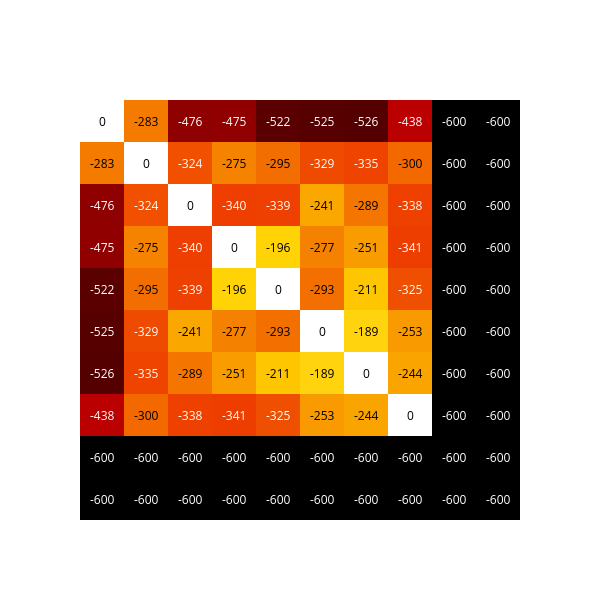

The code cell stored with this chart in its notebook:
### Code cell
print('Number of traces in analysis: ', pwds_long.shape[0])
pwds_mean=np.clip(np.round(-np.nanmedian(pwds_long, axis=0),0).astype(int),-600,0)

import plotly.figure_factory as ff
fig = ff.create_annotated_heatmap(pwds_mean,colorscale='hot')
fig.update_layout(
    width = 600,
    height = 600,
    yaxis_autorange="reversed"
)
fig.show()

### Figure 1 — Plotly figure (JSON) as saved in the notebook; plotly's stock layout.template omitted (floating-point values rounded to 4 significant figures)
{"data": [{"colorscale": [[0, "rgb(0, 0, 0)"], [0.3333, "rgb(230,0,0)"], [0.6667, "rgb(255,210,0)"], [1, "rgb(255,255,255)"]], "reversescale": false, "showscale": false, "type": "heatmap", "z": [[0, -283, -476, -475, -522, -525, -526, -438, -600, -600], [-283, 0, -324, -275, -295, -329, -335, -300, -600, -600], [-476, -324, 0, -340, -339, -241, -289, -338, -600, -600], [-475, -275, -340, 0, -196, -277, -251, -341, -600, -600], [-522, -295, -339, -196, 0, -293, -211, -325, -600, -600], [-525, -329, -241, -277, -293, 0, -189, -253, -600, -600], [-526, -335, -289, -251, -211, -189, 0, -244, -600, -600], [-438, -300, -338, -341, -325, -253, -244, 0, -600, -600], [-600, -600, -600, -600, -600, -600, -600, -600, -600, -600], [-600, -600, -600, -600, -600, -600, -600, -600, -600, -600]]}], "layout": {"annotations": [{"font": {"color": "#000000"}, "showarrow": false, "text": "0", "x": 0, "xref": "x", "y": 0, "yref": "y"}, {"font": {"color": "#000000"}, "showarrow": false, "text": "-283", "x": 1, "xref": "x", "y": 0, "yref": "y"}, {"font": {"color": "#FFFFFF"}, "showarrow": false, "text": "-476", "x": 2, "xref": "x", "y": 0, "yref": "y"}, {"font": {"color": "#FFFFFF"}, "showarrow": false, "text": "-475", "x": 3, "xref": "x", "y": 0, "yref": "y"}, {"font": {"color": "#FFFFFF"}, "showarrow": false, "text": "-522", "x": 4, "xref": "x", "y": 0, "yref": "y"}, {"font": {"color": "#FFFFFF"}, "showarrow": false, "text": "-525", "x": 5, "xref": "x", "y": 0, "yref": "y"}, {"font": {"color": "#FFFFFF"}, "showarrow": false, "text": "-526", "x": 6, "xref": "x", "y": 0, "yref": "y"}, {"font": {"color": "#FFFFFF"}, "showarrow": false, "text": "-438", "x": 7, "xref": "x", "y": 0, "yref": "y"}, {"font": {"color": "#FFFFFF"}, "showarrow": false, "text": "-600", "x": 8, "xref": "x", "y": 0, "yref": "y"}, {"font": {"color": "#FFFFFF"}, "showarrow": false, "text": "-600", "x": 9, "xref": "x", "y": 0, "yref": "y"}, {"font": {"color": "#000000"}, "showarrow": false, "text": "-283", "x": 0, "xref": "x", "y": 1, "yref": "y"}, {"font": {"color": "#000000"}, "showarrow": false, "text": "0", "x": 1, "xref": "x", "y": 1, "yref": "y"}, {"font": {"color": "#FFFFFF"}, "showarrow": false, "text": "-324", "x": 2, "xref": "x", "y": 1, "yref": "y"}, {"font": {"color": "#000000"}, "showarrow": false, "text": "-275", "x": 3, "xref": "x", "y": 1, "yref": "y"}, {"font": {"color": "#000000"}, "showarrow": false, "text": "-295", "x": 4, "xref": "x", "y": 1, "yref": "y"}, {"font": {"color": "#FFFFFF"}, "showarrow": false, "text": "-329", "x": 5, "xref": "x", "y": 1, "yref": "y"}, {"font": {"color": "#FFFFFF"}, "showarrow": false, "text": "-335", "x": 6, "xref": "x", "y": 1, "yref": "y"}, {"font": {"color": "#000000"}, "showarrow": false, "text": "-300", "x": 7, "xref": "x", "y": 1, "yref": "y"}, {"font": {"color": "#FFFFFF"}, "showarrow": false, "text": "-600", "x": 8, "xref": "x", "y": 1, "yref": "y"}, {"font": {"color": "#FFFFFF"}, "showarrow": false, "text": "-600", "x": 9, "xref": "x", "y": 1, "yref": "y"}, {"font": {"color": "#FFFFFF"}, "showarrow": false, "text": "-476", "x": 0, "xref": "x", "y": 2, "yref": "y"}, {"font": {"color": "#FFFFFF"}, "showarrow": false, "text": "-324", "x": 1, "xref": "x", "y": 2, "yref": "y"}, {"font": {"color": "#000000"}, "showarrow": false, "text": "0", "x": 2, "xref": "x", "y": 2, "yref": "y"}, {"font": {"color": "#FFFFFF"}, "showarrow": false, "text": "-340", "x": 3, "xref": "x", "y": 2, "yref": "y"}, {"font": {"color": "#FFFFFF"}, "showarrow": false, "text": "-339", "x": 4, "xref": "x", "y": 2, "yref": "y"}, {"font": {"color": "#000000"}, "showarrow": false, "text": "-241", "x": 5, "xref": "x", "y": 2, "yref": "y"}, {"font": {"color": "#000000"}, "showarrow": false, "text": "-289", "x": 6, "xref": "x", "y": 2, "yref": "y"}, {"font": {"color": "#FFFFFF"}, "showarrow": false, "text": "-338", "x": 7, "xref": "x", "y": 2, "yref": "y"}, {"font": {"color": "#FFFFFF"}, "showarrow": false, "text": "-600", "x": 8, "xref": "x", "y": 2, "yref": "y"}, {"font": {"color": "#FFFFFF"}, "showarrow": false, "text": "-600", "x": 9, "xref": "x", "y": 2, "yref": "y"}, {"font": {"color": "#FFFFFF"}, "showarrow": false, "text": "-475", "x": 0, "xref": "x", "y": 3, "yref": "y"}, {"font": {"color": "#000000"}, "showarrow": false, "text": "-275", "x": 1, "xref": "x", "y": 3, "yref": "y"}, {"font": {"color": "#FFFFFF"}, "showarrow": false, "text": "-340", "x": 2, "xref": "x", "y": 3, "yref": "y"}, {"font": {"color": "#000000"}, "showarrow": false, "text": "0", "x": 3, "xref": "x", "y": 3, "yref": "y"}, {"font": {"color": "#000000"}, "showarrow": false, "text": "-196", "x": 4, "xref": "x", "y": 3, "yref": "y"}, {"font": {"color": "#000000"}, "showarrow": false, "text": "-277", "x": 5, "xref": "x", "y": 3, "yref": "y"}, {"font": {"color": "#000000"}, "showarrow": false, "text": "-251", "x": 6, "xref": "x", "y": 3, "yref": "y"}, {"font": {"color": "#FFFFFF"}, "showarrow": false, "text": "-341", "x": 7, "xref": "x", "y": 3, "yref": "y"}, {"font": {"color": "#FFFFFF"}, "showarrow": false, "text": "-600", "x": 8, "xref": "x", "y": 3, "yref": "y"}, {"font": {"color": "#FFFFFF"}, "showarrow": false, "text": "-600", "x": 9, "xref": "x", "y": 3, "yref": "y"}, {"font": {"color": "#FFFFFF"}, "showarrow": false, "text": "-522", "x": 0, "xref": "x", "y": 4, "yref": "y"}, {"font": {"color": "#000000"}, "showarrow": false, "text": "-295", "x": 1, "xref": "x", "y": 4, "yref": "y"}, {"font": {"color": "#FFFFFF"}, "showarrow": false, "text": "-339", "x": 2, "xref": "x", "y": 4, "yref": "y"}, {"font": {"color": "#000000"}, "showarrow": false, "text": "-196", "x": 3, "xref": "x", "y": 4, "yref": "y"}, {"font": {"color": "#000000"}, "showarrow": false, "text": "0", "x": 4, "xref": "x", "y": 4, "yref": "y"}, {"font": {"color": "#000000"}, "showarrow": false, "text": "-293", "x": 5, "xref": "x", "y": 4, "yref": "y"}, {"font": {"color": "#000000"}, "showarrow": false, "text": "-211", "x": 6, "xref": "x", "y": 4, "yref": "y"}, {"font": {"color": "#FFFFFF"}, "showarrow": false, "text": "-325", "x": 7, "xref": "x", "y": 4, "yref": "y"}, {"font": {"color": "#FFFFFF"}, "showarrow": false, "text": "-600", "x": 8, "xref": "x", "y": 4, "yref": "y"}, {"font": {"color": "#FFFFFF"}, "showarrow": false, "text": "-600", "x": 9, "xref": "x", "y": 4, "yref": "y"}, {"font": {"color": "#FFFFFF"}, "showarrow": false, "text": "-525", "x": 0, "xref": "x", "y": 5, "yref": "y"}, {"font": {"color": "#FFFFFF"}, "showarrow": false, "text": "-329", "x": 1, "xref": "x", "y": 5, "yref": "y"}, {"font": {"color": "#000000"}, "showarrow": false, "text": "-241", "x": 2, "xref": "x", "y": 5, "yref": "y"}, {"font": {"color": "#000000"}, "showarrow": false, "text": "-277", "x": 3, "xref": "x", "y": 5, "yref": "y"}, {"font": {"color": "#000000"}, "showarrow": false, "text": "-293", "x": 4, "xref": "x", "y": 5, "yref": "y"}, {"font": {"color": "#000000"}, "showarrow": false, "text": "0", "x": 5, "xref": "x", "y": 5, "yref": "y"}, {"font": {"color": "#000000"}, "showarrow": false, "text": "-189", "x": 6, "xref": "x", "y": 5, "yref": "y"}, {"font": {"color": "#000000"}, "showarrow": false, "text": "-253", "x": 7, "xref": "x", "y": 5, "yref": "y"}, {"font": {"color": "#FFFFFF"}, "showarrow": false, "text": "-600", "x": 8, "xref": "x", "y": 5, "yref": "y"}, {"font": {"color": "#FFFFFF"}, "showarrow": false, "text": "-600", "x": 9, "xref": "x", "y": 5, "yref": "y"}, {"font": {"color": "#FFFFFF"}, "showarrow": false, "text": "-526", "x": 0, "xref": "x", "y": 6, "yref": "y"}, {"font": {"color": "#FFFFFF"}, "showarrow": false, "text": "-335", "x": 1, "xref": "x", "y": 6, "yref": "y"}, {"font": {"color": "#000000"}, "showarrow": false, "text": "-289", "x": 2, "xref": "x", "y": 6, "yref": "y"}, {"font": {"color": "#000000"}, "showarrow": false, "text": "-251", "x": 3, "xref": "x", "y": 6, "yref": "y"}, {"font": {"color": "#000000"}, "showarrow": false, "text": "-211", "x": 4, "xref": "x", "y": 6, "yref": "y"}, {"font": {"color": "#000000"}, "showarrow": false, "text": "-189", "x": 5, "xref": "x", "y": 6, "yref": "y"}, {"font": {"color": "#000000"}, "showarrow": false, "text": "0", "x": 6, "xref": "x", "y": 6, "yref": "y"}, {"font": {"color": "#000000"}, "showarrow": false, "text": "-244", "x": 7, "xref": "x", "y": 6, "yref": "y"}, {"font": {"color": "#FFFFFF"}, "showarrow": false, "text": "-600", "x": 8, "xref": "x", "y": 6, "yref": "y"}, {"font": {"color": "#FFFFFF"}, "showarrow": false, "text": "-600", "x": 9, "xref": "x", "y": 6, "yref": "y"}, {"font": {"color": "#FFFFFF"}, "showarrow": false, "text": "-438", "x": 0, "xref": "x", "y": 7, "yref": "y"}, {"font": {"color": "#000000"}, "showarrow": false, "text": "-300", "x": 1, "xref": "x", "y": 7, "yref": "y"}, {"font": {"color": "#FFFFFF"}, "showarrow": false, "text": "-338", "x": 2, "xref": "x", "y": 7, "yref": "y"}, {"font": {"color": "#FFFFFF"}, "showarrow": false, "text": "-341", "x": 3, "xref": "x", "y": 7, "yref": "y"}, {"font": {"color": "#FFFFFF"}, "showarrow": false, "text": "-325", "x": 4, "xref": "x", "y": 7, "yref": "y"}, {"font": {"color": "#000000"}, "showarrow": false, "text": "-253", "x": 5, "xref": "x", "y": 7, "yref": "y"}, {"font": {"color": "#000000"}, "showarrow": false, "text": "-244", "x": 6, "xref": "x", "y": 7, "yref": "y"}, {"font": {"color": "#000000"}, "showarrow": false, "text": "0", "x": 7, "xref": "x", "y": 7, "yref": "y"}, {"font": {"color": "#FFFFFF"}, "showarrow": false, "text": "-600", "x": 8, "xref": "x", "y": 7, "yref": "y"}, {"font": {"color": "#FFFFFF"}, "showarrow": false, "text": "-600", "x": 9, "xref": "x", "y": 7, "yref": "y"}, {"font": {"color": "#FFFFFF"}, "showarrow": false, "text": "-600", "x": 0, "xref": "x", "y": 8, "yref": "y"}, {"font": {"color": "#FFFFFF"}, "showarrow": false, "text": "-600", "x": 1, "xref": "x", "y": 8, "yref": "y"}, {"font": {"color": "#FFFFFF"}, "showarrow": false, "text": "-600", "x": 2, "xref": "x", "y": 8, "yref": "y"}, {"font": {"color": "#FFFFFF"}, "showarrow": false, "text": "-600", "x": 3, "xref": "x", "y": 8, "yref": "y"}, {"font": {"color": "#FFFFFF"}, "showarrow": false, "text": "-600", "x": 4, "xref": "x", "y": 8, "yref": "y"}, {"font": {"color": "#FFFFFF"}, "showarrow": false, "text": "-600", "x": 5, "xref": "x", "y": 8, "yref": "y"}, {"font": {"color": "#FFFFFF"}, "showarrow": false, "text": "-600", "x": 6, "xref": "x", "y": 8, "yref": "y"}, {"font": {"color": "#FFFFFF"}, "showarrow": false, "text": "-600", "x": 7, "xref": "x", "y": 8, "yref": "y"}, {"font": {"color": "#FFFFFF"}, "showarrow": false, "text": "-600", "x": 8, "xref": "x", "y": 8, "yref": "y"}, {"font": {"color": "#FFFFFF"}, "showarrow": false, "text": "-600", "x": 9, "xref": "x", "y": 8, "yref": "y"}, {"font": {"color": "#FFFFFF"}, "showarrow": false, "text": "-600", "x": 0, "xref": "x", "y": 9, "yref": "y"}, {"font": {"color": "#FFFFFF"}, "showarrow": false, "text": "-600", "x": 1, "xref": "x", "y": 9, "yref": "y"}, {"font": {"color": "#FFFFFF"}, "showarrow": false, "text": "-600", "x": 2, "xref": "x", "y": 9, "yref": "y"}, {"font": {"color": "#FFFFFF"}, "showarrow": false, "text": "-600", "x": 3, "xref": "x", "y": 9, "yref": "y"}, {"font": {"color": "#FFFFFF"}, "showarrow": false, "text": "-600", "x": 4, "xref": "x", "y": 9, "yref": "y"}, {"font": {"color": "#FFFFFF"}, "showarrow": false, "text": "-600", "x": 5, "xref": "x", "y": 9, "yref": "y"}, {"font": {"color": "#FFFFFF"}, "showarrow": false, "text": "-600", "x": 6, "xref": "x", "y": 9, "yref": "y"}, {"font": {"color": "#FFFFFF"}, "showarrow": false, "text": "-600", "x": 7, "xref": "x", "y": 9, "yref": "y"}, {"font": {"color": "#FFFFFF"}, "showarrow": false, "text": "-600", "x": 8, "xref": "x", "y": 9, "yref": "y"}, {"font": {"color": "#FFFFFF"}, "showarrow": false, "text": "-600", "x": 9, "xref": "x", "y": 9, "yref": "y"}], "height": 600, "width": 600, "xaxis": {"autorange": true, "gridcolor": "rgb(0, 0, 0)", "range": [-0.5, 9.5], "showticklabels": false, "side": "top", "ticks": ""}, "yaxis": {"autorange": true, "range": [9.5, -0.5], "showticklabels": false, "ticks": "", "ticksuffix": "  "}}}
